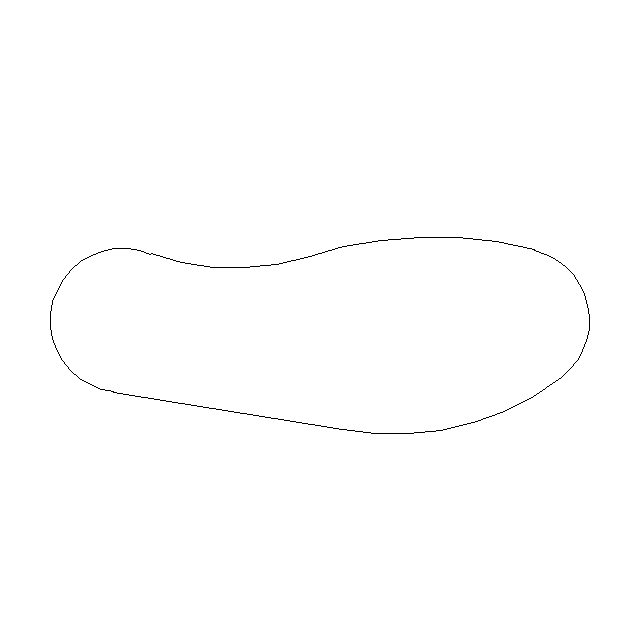
#> input picture Insole_sensor_placement/11/PNG/10m.png, 640 x 640 px, found by its file name; its folder holds only this picture in this run
$ python draw_csv_12.py
#> lines starting #> are read from the running program, lines starting #| are printed output that depends on the picture; after the words box and inside, x2 and y2 are one past the last pixel; in counts of white or black regions, pixels touching at a corner belong together
import os
from PIL import Image
import numpy as np
import csv

def process_image(image_path, csv_path):
    # Open the image and convert it to a numpy array
    image = Image.open(image_path).convert('L')  # Convert to grayscale
#> image: PIL image 640x640 L; 99.7% white; black in thin lines or dots, all inside (x1, y1, x2, y2) = (50, 237, 590, 434)
    pixels = np.array(image)

    # Convert white (255) to 0 and black (0) to 1
    pixels = np.where(pixels == 255, 0, 1)
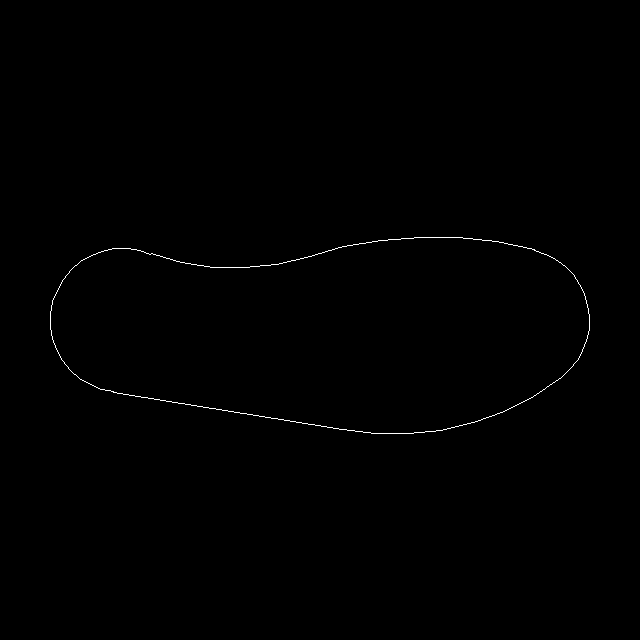
#> pixels: shape (640, 640) int64; values 0 (black) and 1 (white), 0.29% white in thin lines or dots, all inside (x1, y1, x2, y2) = (50, 237, 590, 434)

    # Initialize an empty array for the CSV data
    csv_data = np.zeros((64, 64), dtype=np.uint8)

    # Process each 10x10 block
    for i in range(0, 640, 10):
        for j in range(0, 640, 10):
            # Extract the 10x10 block
            block = pixels[i:i+10, j:j+10]

            # Find the maximum value in the block (1 if any pixel is black, 0 otherwise)
            max_value = np.max(block)

            # Assign the max value to the corresponding cell in the CSV data array
            csv_data[i//10, j//10] = max_value
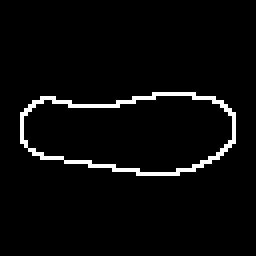
#> csv_data: shape (64, 64) (shown 4 times larger); values 0 (black) and 1 (white), 3.6% white in thin lines or dots, all inside (x1, y1, x2, y2) = (5, 23, 59, 44)

    # Write the CSV data to a file
    with open(csv_path, 'w', newline='') as csvfile:
        writer = csv.writer(csvfile)
        for row in csv_data:
            writer.writerow(row)
#> this loop made 64 passes

def convert_folder_to_csv(input_folder, output_folder):
    # Ensure the output folder exists
    os.makedirs(output_folder, exist_ok=True)

    # Process each PNG file in the input folder
    for filename in os.listdir(input_folder):
        if filename.endswith('.png'):
            input_path = os.path.join(input_folder, filename)
            output_path = os.path.join(output_folder, filename.replace('.png', '.csv'))
            process_image(input_path, output_path)
            print(f'Converted {filename} to CSV.')

# Example usage
input_folder = 'D:\\A\\1 InsoleDataset\\AutoCAD\\PNG'
output_folder = 'D:\\A\\1 InsoleDataset\\AutoCAD\\CSV'
convert_folder_to_csv(input_folder, output_folder)

$ run again, on Insole_sensor_placement/11/PNG/6m.png
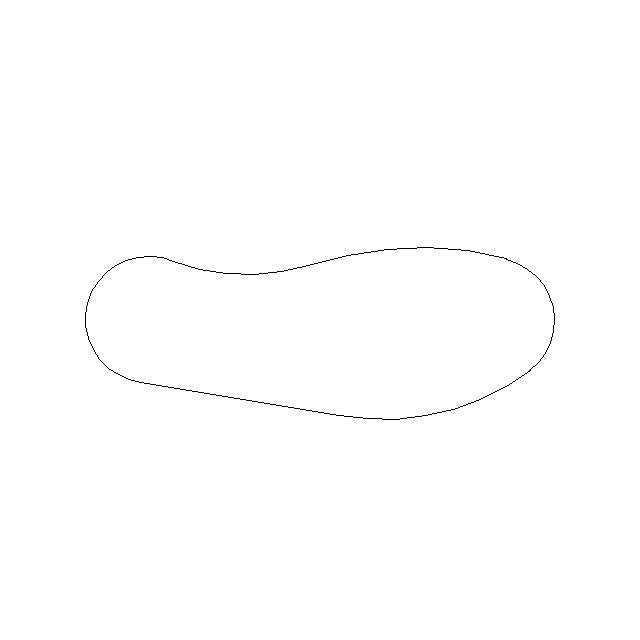
#> input picture Insole_sensor_placement/11/PNG/6m.png, 640 x 640 px, found by its file name
#> image: PIL image 640x640 L; 99.7% white; black in thin lines or dots, all inside (x1, y1, x2, y2) = (85, 247, 555, 420)
#> in process_image, `pixels = np.where(pixels == 255, 0, 1)`:
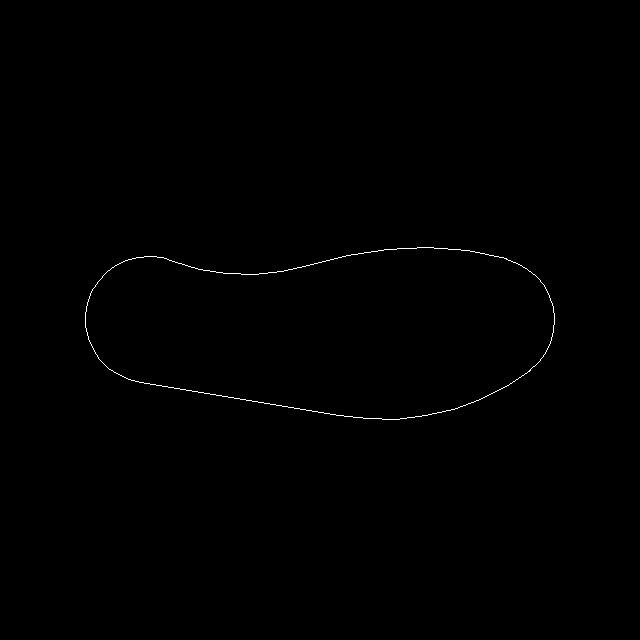
#> pixels: shape (640, 640) int64; values 0 (black) and 1 (white), 0.26% white in thin lines or dots, all inside (x1, y1, x2, y2) = (85, 247, 555, 420)
#> after the loop in process_image, `for i in range(0, 640, 10):`:
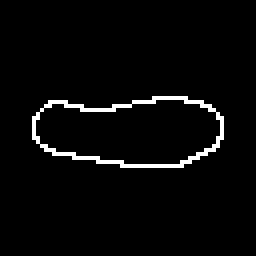
#> csv_data: shape (64, 64) (shown 4 times larger); values 0 (black) and 1 (white), 3.1% white in thin lines or dots, all inside (x1, y1, x2, y2) = (8, 24, 56, 42)
#> the loop in process_image, `for row in csv_data:` made 64 passes
